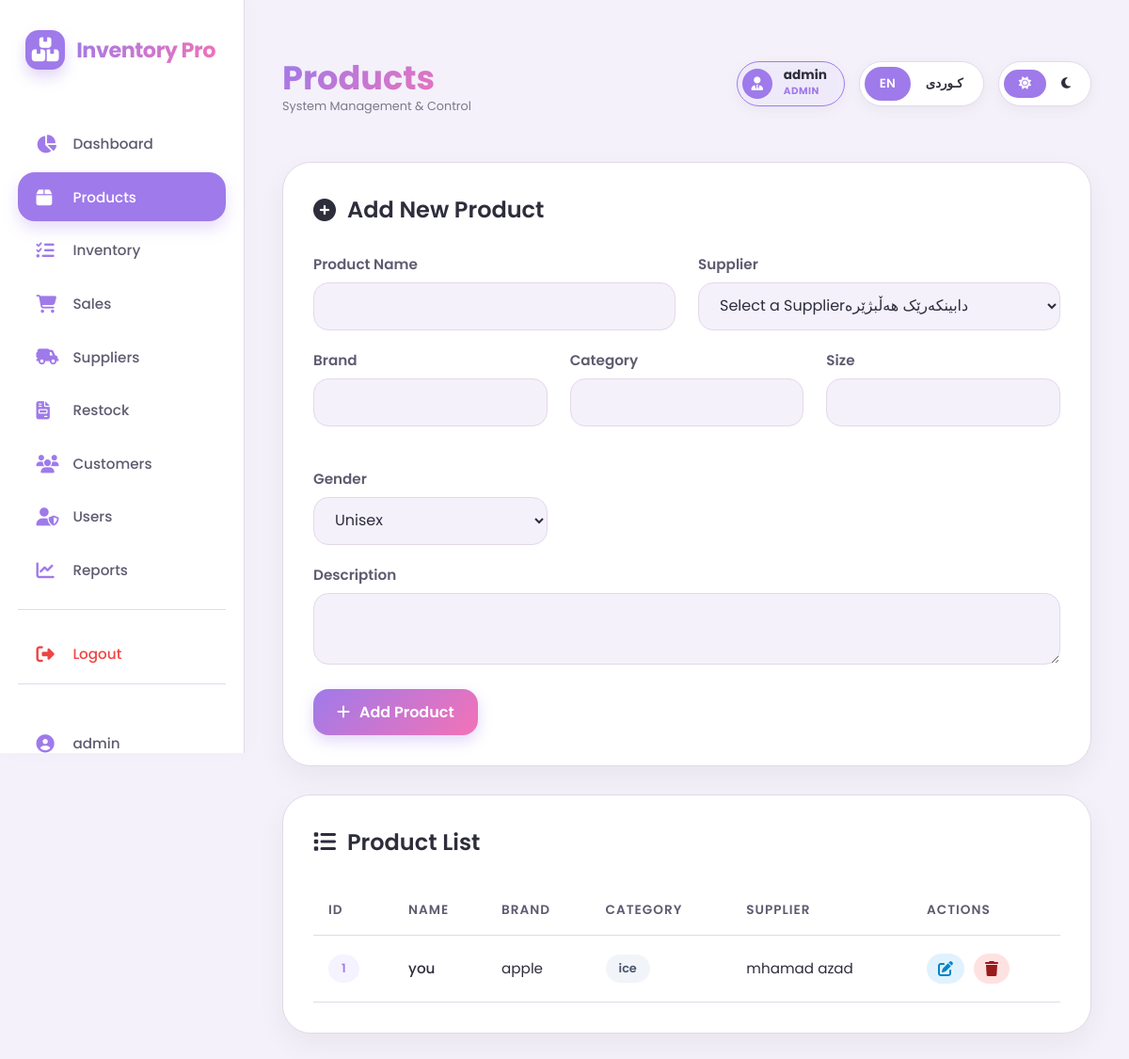
Page /products.php (signed in) on the committed database.
### tables this page shows
CREATE TABLE `product` (
  `ProductID` int(11) NOT NULL,
  `Name` varchar(100) NOT NULL,
  `Brand` varchar(100) DEFAULT NULL,
  `Category` varchar(50) DEFAULT NULL,
  `Size` varchar(20) DEFAULT NULL,
  `Gender` varchar(20) DEFAULT NULL,
  `Description` text DEFAULT NULL,
  `SupplierID` int(11) NOT NULL
);

CREATE TABLE `supplier` (
  `SupplierID` int(11) NOT NULL,
  `SupplierName` varchar(100) NOT NULL,
  `Phone` varchar(20) DEFAULT NULL,
  `Email` varchar(100) DEFAULT NULL,
  `Address` varchar(255) DEFAULT NULL
);

### products.php (the view, shortened to what this page needs)
<?php
require_once 'db_connect.php';
$edit_product = null;
$product_stmt = $pdo->query("SELECT p.*, s.SupplierName FROM Product p JOIN Supplier s ON p.SupplierID = s.SupplierID ORDER BY p.ProductID DESC");
$products = $product_stmt->fetchAll();
?>
<?php
include 'includes/header.php';
?>
<div class="card">
    <div class="card-header">
        <h2>
            <i class="fas fa-plus-circle"></i>
            <span data-lang-en><?php echo $edit_product ? 'Edit Product' : 'Add New Product'; ?></span>
        </h2>
    </div>
    <form method="POST" action="products.php">
        <div style="display: grid; grid-template-columns: repeat(auto-fit, minmax(280px, 1fr)); gap: 1.5rem;">
            <div class="form-group">
                <label for="name">
                    <span data-lang-en>Product Name</span>
                </label>
                <input type="text" id="name" name="name" value="<?php echo $edit_product ? htmlspecialchars($edit_product['Name']) : ''; ?>" required>
            </div>
            <div class="form-group">
                <label for="supplier_id">
                    <span data-lang-en>Supplier</span>
                </label>
                <select id="supplier_id" name="supplier_id" required>
                    <option value=""><span data-lang-en>Select a Supplier</span><span data-lang-ckb>دابینکەرێک هەڵبژێرە</span></option>
                </select>
            </div>
        </div>
        <div style="display: grid; grid-template-columns: repeat(auto-fit, minmax(200px, 1fr)); gap: 1.5rem;">
            <div class="form-group">
                <label for="brand">
                    <span data-lang-en>Brand</span>
                </label>
                <input type="text" id="brand" name="brand" value="<?php echo $edit_product ? htmlspecialchars($edit_product['Brand']) : ''; ?>">
            </div>
            <div class="form-group">
                <label for="category">
                    <span data-lang-en>Category</span>
                </label>
                <input type="text" id="category" name="category" value="<?php echo $edit_product ? htmlspecialchars($edit_product['Category']) : ''; ?>">
            </div>
            <div class="form-group">
                <label for="size">
                    <span data-lang-en>Size</span>
                </label>
                <input type="text" id="size" name="size" value="<?php echo $edit_product ? htmlspecialchars($edit_product['Size']) : ''; ?>">
            </div>
            <div class="form-group">
                <label for="gender">
                    <span data-lang-en>Gender</span>
                </label>
                <select id="gender" name="gender">
                    <option value="Unisex" <?php echo ($edit_product && $edit_product['Gender'] == 'Unisex') ? 'selected' : ''; ?>>Unisex</option>
                </select>
            </div>
        </div>
        <div class="form-group">
            <label for="description">
                <span data-lang-en>Description</span>
            </label>
            <textarea id="description" name="description" rows="2"><?php echo $edit_product ? htmlspecialchars($edit_product['Description']) : ''; ?></textarea>
        </div>
        <div style="display: flex; gap: 1rem; margin-top: 1rem;">
            <?php if ($edit_product): ?>
                <button type="submit" name="update_product" class="btn btn-primary">
                    <i class="fas fa-save"></i>
                    <span data-lang-en>Update Product</span>
                    <span data-lang-ckb>نوێکردنەوە</span>
                </button>
                <a href="products.php" class="btn btn-danger">
                    <i class="fas fa-times"></i>
                    <span data-lang-en>Cancel</span>
                    <span data-lang-ckb>پاشگەزبوونەوە</span>
                </a>
            <?php else: ?>
                <button type="submit" name="add_product" class="btn btn-primary">
                    <i class="fas fa-plus"></i>
                    <span data-lang-en>Add Product</span>
                </button>
            <?php endif; ?>
        </div>
    </form>
</div>
<div class="card">
    <div class="card-header">
        <h2>
            <i class="fas fa-list"></i>
            <span data-lang-en>Product List</span>
        </h2>
    </div>
    <div class="table-container">
        <table>
            <thead>
                <tr>
                    <th>ID</th>
                    <th><span data-lang-en>Name</span><span data-lang-ckb>ناو</span></th>
                    <th><span data-lang-en>Brand</span><span data-lang-ckb>مارکە</span></th>
                    <th><span data-lang-en>Category</span><span data-lang-ckb>پۆلێن</span></th>
                    <th><span data-lang-en>Supplier</span><span data-lang-ckb>دابینکەر</span></th>
                    <th><span data-lang-en>Actions</span><span data-lang-ckb>کردارەکان</span></th>
                </tr>
            </thead>
            <tbody>
                <?php foreach ($products as $product): ?>
                <tr>
                    <td><span class="badge" style="background: var(--icon-bg); color: var(--accent-purple);"><?php echo htmlspecialchars($product['ProductID']); ?></span></td>
                    <td style="font-weight: 500;"><?php echo htmlspecialchars($product['Name']); ?></td>
                    <td><?php echo htmlspecialchars($product['Brand']); ?></td>
                    <td><span class="badge" style="background: #f1f5f9; color: #475569;"><?php echo htmlspecialchars($product['Category']); ?></span></td>
                    <td><?php echo htmlspecialchars($product['SupplierName']); ?></td>
                    <td>
                        <div style="display: flex; gap: 10px;">
                            <a href="products.php?edit_id=<?php echo $product['ProductID']; ?>" class="btn" style="padding: 8px 12px; background: #e0f2fe; color: #0284c7;">
                                <i class="fas fa-edit"></i>
                            </a>
                            <form method="POST" action="products.php" onsubmit="return confirm('Are you sure?');" style="margin:0;">
                                <button type="submit" name="delete_product" class="btn" style="padding: 8px 12px; background: #fee2e2; color: #991b1b;">
                                    <i class="fas fa-trash"></i>
                                </button>
                            </form>
                        </div>
                    </td>
                </tr>
                <?php endforeach; ?>
            </tbody>
        </table>
    </div>
</div>
<?php include 'includes/footer.php'; ?>

### assets/css/style.css (style rules this page uses)
:root { --transition: background-color 0.3s ease, color 0.2s ease, border-color 0.2s, transform 0.2s ease; }
:root[data-theme="light"] { --bg-primary: #f4f1fa; --bg-card: #ffffff; --bg-sidebar: #ffffff; --text-primary: #2d2d3c; --text-secondary: #5e5b70; --border-light: #e3d9e9; --accent-purple: #9f7aea; --accent-amber: #fbbf24; --accent-pink: #f472b6; --shadow: 0 12px 30px rgba(0, 0, 0, 0.05); --icon-bg: #f5f3ff; --hover-bg: #f1e4f0; --table-row: #faf7fd; --badge-stock: #d1fae5; --badge-low: #fee2e2; --text-badge-stock: #065f46; --text-badge-low: #991b1b; }
* { margin: 0; padding: 0; box-sizing: border-box; font-family: 'Poppins', 'Segoe UI', Tahoma, Geneva, Verdana, sans-serif; transition: var(--transition); }
body { background-color: var(--bg-primary); color: var(--text-primary); min-height: 100vh; display: flex; font-size: 0.95rem; overflow-x: hidden; }
:root[data-theme="light"] { --bg-rgb: 244, 241, 250; }
.card { background: var(--bg-card); border-radius: 30px; padding: 2rem; box-shadow: var(--shadow); border: 1px solid var(--border-light); margin-bottom: 30px; }
.card-header { display: flex; justify-content: space-between; align-items: center; margin-bottom: 1.8rem; }
.card-header h2 { font-size: 1.5rem; font-weight: 600; display: flex; align-items: center; gap: 12px; }
.form-group { margin-bottom: 20px; }
.form-group label { display: block; margin-bottom: 8px; font-weight: 600; color: var(--text-secondary); }
.form-group input, .form-group select, .form-group textarea { width: 100%; padding: 12px 18px; border: 1px solid var(--border-light); border-radius: 16px; background-color: var(--bg-primary); color: var(--text-primary); font-size: 1rem; outline: none; }
.btn { padding: 12px 25px; border-radius: 16px; font-weight: 600; cursor: pointer; border: none; font-size: 1rem; display: inline-flex; align-items: center; gap: 10px; text-decoration: none; }
.btn-primary { background: linear-gradient(135deg, var(--accent-purple), var(--accent-pink)); color: white; box-shadow: 0 6px 15px rgba(159, 122, 234, 0.3); }
.table-container { overflow-x: auto; }
table { width: 100%; border-collapse: collapse; }
th { text-align: inherit; padding: 1rem; color: var(--text-secondary); font-weight: 600; font-size: 0.85rem; text-transform: uppercase; letter-spacing: 1px; border-bottom: 1px solid var(--border-light); }
td { padding: 1.2rem 1rem; border-bottom: 1px solid var(--border-light); }
.badge { padding: 6px 14px; border-radius: 30px; font-size: 0.8rem; font-weight: 600; display: inline-block; }
[data-lang-en], [data-lang-ckb] { display: none; }
body:not(.ku) [data-lang-en] { display: inline; }

### rows in the picture
product: ProductID "1", Name "you", Brand "apple", Category "ice", SupplierID.SupplierName "mhamad azad"

### other values in the picture
$_SESSION['username'] "admin"
$page_title_en "Products"
$_SESSION['role'] "ADMIN"
